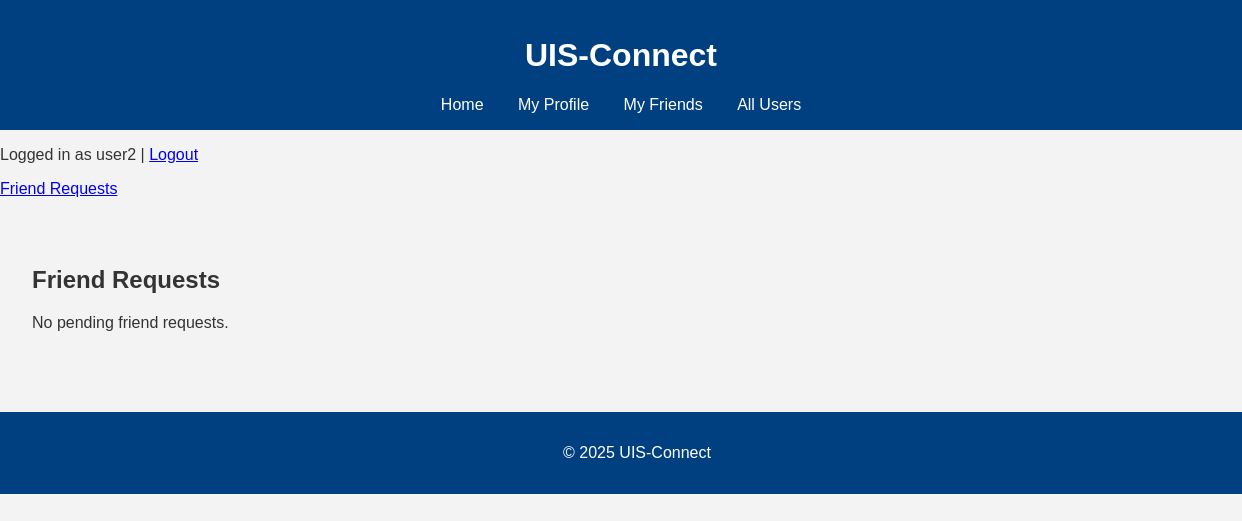
The page /friend_requests (signed in) on the database as committed earlier.
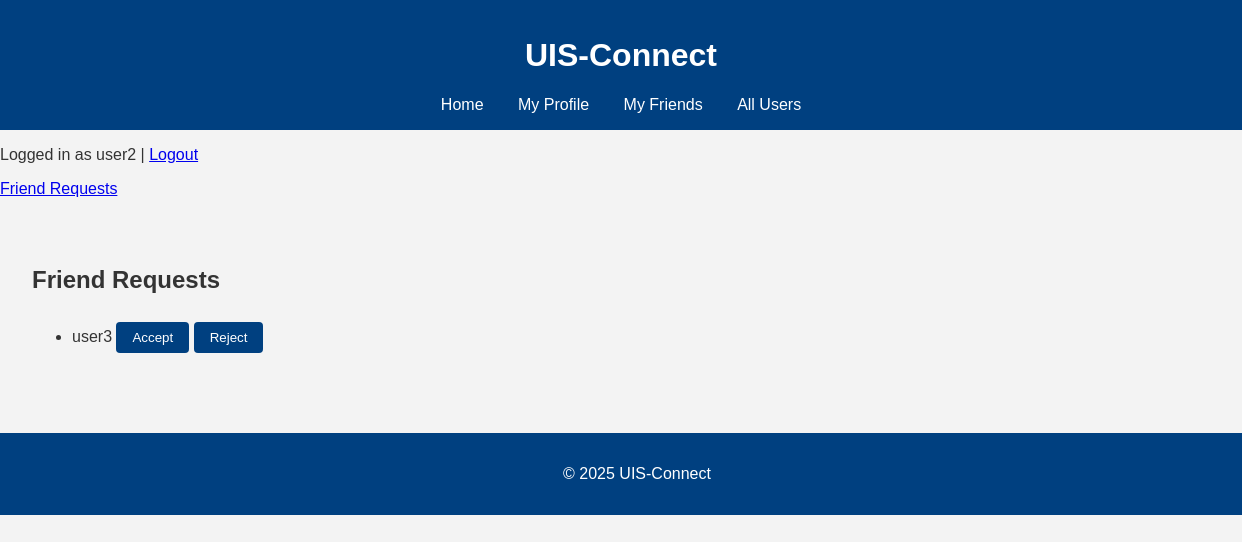
The same page on the database as committed later.
### tables this page shows
CREATE TABLE friendships (
    id INTEGER PRIMARY KEY AUTOINCREMENT,
    user_id_1 INTEGER,
    user_id_2 INTEGER,
    status TEXT,
    FOREIGN KEY(user_id_1) REFERENCES users(id),
    FOREIGN KEY(user_id_2) REFERENCES users(id)
);

CREATE TABLE users (
    id INTEGER PRIMARY KEY AUTOINCREMENT,
    username TEXT NOT NULL,
    major TEXT,
    interests TEXT
, study_level TEXT CHECK (study_level IN ('Bachelor', 'Master', 'PhD')), campus TEXT CHECK (campus IN ('Ullandhaug', 'Bjergsted', 'Arkeologisk museum')), student_number TEXT);

### app.py (the view)
@app.route('/friend_requests', methods=['GET', 'POST'])
def friend_requests():
    user_id = session.get('user_id')
    if not user_id:
        flash("Login required to view friend requests.", "error")
        return redirect(url_for('login'))
    if request.method == 'POST':
        action = request.form['action']
        friendship_id = request.form['friendship_id']
        if action in ['accepted', 'rejected']:
            update_friend_request(friendship_id, action)
            flash(f"Request {action}!", "info")
    requests = get_friend_requests_for_user(user_id)
    return render_template('friend_requests.html', requests=requests)

### db_utils.py (called while the page is built)
def get_db_connection():
    conn = sqlite3.connect(DATABASE)
    conn.row_factory = sqlite3.Row
    return conn

def get_friend_requests_for_user(user_id):
    conn = get_db_connection()
    requests = conn.execute("""
        SELECT f.id, u1.username AS requester
        FROM friendships f
        JOIN users u1 ON f.user_id_1 = u1.id
        WHERE f.user_id_2 = ? AND f.status = 'pending'
    """, (user_id,)).fetchall()
    conn.close()
    return requests

### templates/friend_requests.html (shortened to what this page needs)
{% extends "base.html" %}
{% block content %}
<h2>Friend Requests</h2>
{% if requests %}
    <ul>
        {% for req in requests %}
        <li>
            {{ req.requester }}
            <form method="post" style="display:inline;">
                <button name="action" value="accepted">Accept</button>
                <button name="action" value="rejected">Reject</button>
            </form>
        </li>
        {% endfor %}
    </ul>
{% else %}
    <p>No pending friend requests.</p>
{% endif %}
{% endblock %}

Rows that differ between the two databases and show on the page:
added friendships: requester "user3"
Other text that changed with them:
text no longer shown: "No pending friend requests."
